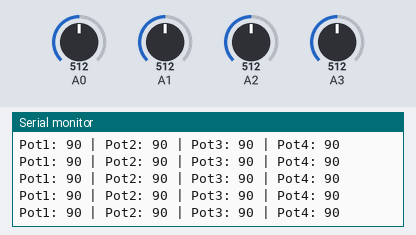
Recording of a sketch running on a simulated Arduino Uno, built with avr-gcc and run on an emulated ATmega328P. Shown: the last lines printed to the serial monitor. Inputs (shaded band) come from the test bench; at power-on: A0 = 512, A1 = 512, A2 = 512, A3 = 512.

Above: at 1.8 s.
1.9 s: A0 set to 553
At 2.21 s:
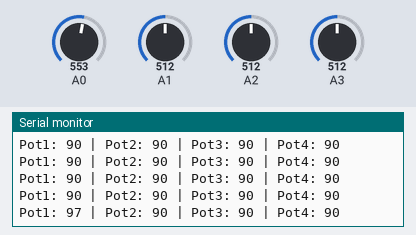
4.9 s: A0 set to 582
At 5.03 s:
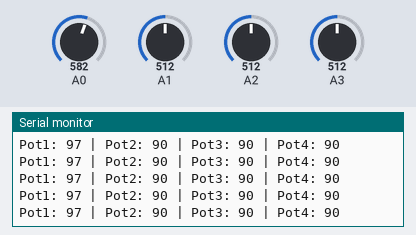
Timing chart, 0 to 7.9 s (numbered marks = the images above; inputs shaded):
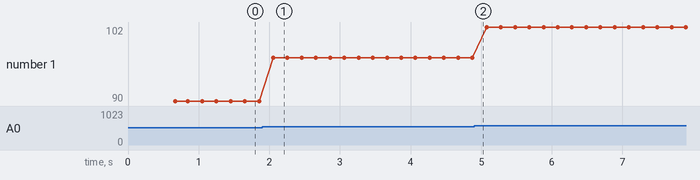

The sketch:

Potentiometer_tester_code.ino
```cpp
// Potentiometer Tester
// Reads 4 potentiometers and prints their mapped values (0–180°) to Serial Monitor

int pot1, pot2, pot3, pot4;

void setup() {
  Serial.begin(9600);
  delay(500);
  Serial.println("=== POTENTIOMETER TESTER STARTED ===");
  Serial.println("Turn the potentiometers to see their mapped values (0 - 180):");
  Serial.println("-------------------------------------------------------------");
}

void loop() {
  pot1 = analogRead(A0);
  pot2 = analogRead(A1);
  pot3 = analogRead(A2);
  pot4 = analogRead(A3);

  // Map 0–1023 to 0–180 (servo angle range)
  pot1 = map(pot1, 0, 1023, 0, 180);
  pot2 = map(pot2, 0, 1023, 0, 180);
  pot3 = map(pot3, 0, 1023, 0, 180);
  pot4 = map(pot4, 0, 1023, 0, 180);

  // Print all values in one line
  Serial.print("Pot1: "); Serial.print(pot1);
  Serial.print(" | Pot2: "); Serial.print(pot2);
  Serial.print(" | Pot3: "); Serial.print(pot3);
  Serial.print(" | Pot4: "); Serial.println(pot4);

  delay(200); // small delay for readability
}
```

Measured:
- after the input at 1.9 s, the serial monitor: prints a new line after 0.16 s (image 1)
- plotted number 1: 90 → 97 after the input at 1.9 s, 97 → 102 after the input at 4.9 s
